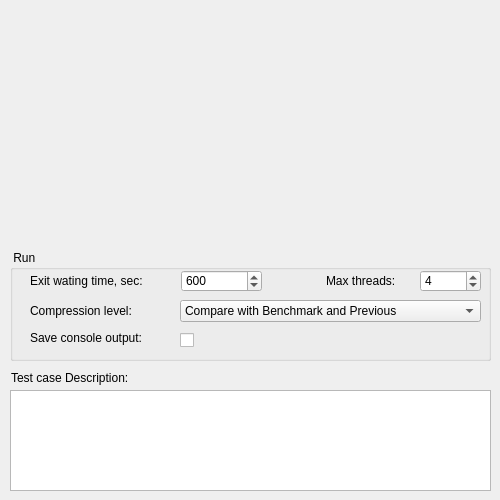
<?xml version="1.0" encoding="UTF-8"?>
<ui version="4.0">
 <class>CreateTestCaseConfigurationOneWidget</class>
 <widget class="QWidget" name="CreateTestCaseConfigurationOneWidget">
  <property name="geometry">
   <rect>
    <x>0</x>
    <y>0</y>
    <width>500</width>
    <height>500</height>
   </rect>
  </property>
  <property name="sizePolicy">
   <sizepolicy hsizetype="Fixed" vsizetype="Fixed">
    <horstretch>0</horstretch>
    <verstretch>0</verstretch>
   </sizepolicy>
  </property>
  <property name="minimumSize">
   <size>
    <width>500</width>
    <height>500</height>
   </size>
  </property>
  <property name="maximumSize">
   <size>
    <width>500</width>
    <height>500</height>
   </size>
  </property>
  <property name="windowTitle">
   <string>Form</string>
  </property>
  <widget class="QLabel" name="descriptionLabel">
   <property name="geometry">
    <rect>
     <x>11</x>
     <y>370</y>
     <width>481</width>
     <height>16</height>
    </rect>
   </property>
   <property name="text">
    <string>Test case Description:</string>
   </property>
  </widget>
  <widget class="QGroupBox" name="groupBox">
   <property name="geometry">
    <rect>
     <x>10</x>
     <y>250</y>
     <width>481</width>
     <height>111</height>
    </rect>
   </property>
   <property name="title">
    <string> Run </string>
   </property>
   <property name="flat">
    <bool>false</bool>
   </property>
   <property name="checkable">
    <bool>false</bool>
   </property>
   <widget class="QLabel" name="watingLabel">
    <property name="geometry">
     <rect>
      <x>20</x>
      <y>23</y>
      <width>141</width>
      <height>16</height>
     </rect>
    </property>
    <property name="text">
     <string>Exit wating time, sec:</string>
    </property>
    <property name="textFormat">
     <enum>Qt::PlainText</enum>
    </property>
   </widget>
   <widget class="QSpinBox" name="watingBox">
    <property name="geometry">
     <rect>
      <x>171</x>
      <y>20</y>
      <width>81</width>
      <height>22</height>
     </rect>
    </property>
    <property name="maximum">
     <number>9999</number>
    </property>
    <property name="value">
     <number>600</number>
    </property>
   </widget>
   <widget class="QLabel" name="threadsLabel">
    <property name="geometry">
     <rect>
      <x>316</x>
      <y>23</y>
      <width>81</width>
      <height>16</height>
     </rect>
    </property>
    <property name="text">
     <string>Max threads:</string>
    </property>
    <property name="textFormat">
     <enum>Qt::PlainText</enum>
    </property>
   </widget>
   <widget class="QSpinBox" name="threadsBox">
    <property name="geometry">
     <rect>
      <x>410</x>
      <y>20</y>
      <width>61</width>
      <height>22</height>
     </rect>
    </property>
    <property name="value">
     <number>4</number>
    </property>
   </widget>
   <widget class="QComboBox" name="compressionBox">
    <property name="geometry">
     <rect>
      <x>170</x>
      <y>50</y>
      <width>301</width>
      <height>22</height>
     </rect>
    </property>
    <property name="currentIndex">
     <number>2</number>
    </property>
    <item>
     <property name="text">
      <string>No Compare</string>
     </property>
    </item>
    <item>
     <property name="text">
      <string>Compare with Benchmark</string>
     </property>
    </item>
    <item>
     <property name="text">
      <string>Compare with Benchmark and Previous</string>
     </property>
    </item>
    <item>
     <property name="text">
      <string>Compare with All</string>
     </property>
    </item>
   </widget>
   <widget class="QLabel" name="compressionLabel">
    <property name="geometry">
     <rect>
      <x>20</x>
      <y>53</y>
      <width>121</width>
      <height>16</height>
     </rect>
    </property>
    <property name="text">
     <string>Compression level:</string>
    </property>
   </widget>
   <widget class="QCheckBox" name="isSaveOutPutBox">
    <property name="geometry">
     <rect>
      <x>170</x>
      <y>80</y>
      <width>21</width>
      <height>20</height>
     </rect>
    </property>
    <property name="layoutDirection">
     <enum>Qt::LeftToRight</enum>
    </property>
    <property name="text">
     <string/>
    </property>
   </widget>
   <widget class="QLabel" name="saveOutputLabel">
    <property name="geometry">
     <rect>
      <x>20</x>
      <y>80</y>
      <width>141</width>
      <height>16</height>
     </rect>
    </property>
    <property name="text">
     <string>Save console output:</string>
    </property>
   </widget>
  </widget>
  <widget class="QPlainTextEdit" name="descriptionBox">
   <property name="geometry">
    <rect>
     <x>10</x>
     <y>390</y>
     <width>481</width>
     <height>101</height>
    </rect>
   </property>
  </widget>
 </widget>
 <resources/>
 <connections/>
</ui>
